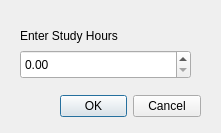
<?xml version="1.0" encoding="UTF-8"?>
<ui version="4.0">
 <class>LogHoursDialog</class>
 <widget class="QDialog" name="LogHoursDialog">
  <property name="geometry">
   <rect>
    <x>0</x>
    <y>0</y>
    <width>221</width>
    <height>133</height>
   </rect>
  </property>
  <property name="windowTitle">
   <string>Dialog</string>
  </property>
  <widget class="QDialogButtonBox" name="buttonBox">
   <property name="geometry">
    <rect>
     <x>60</x>
     <y>90</y>
     <width>141</width>
     <height>32</height>
    </rect>
   </property>
   <property name="orientation">
    <enum>Qt::Orientation::Horizontal</enum>
   </property>
   <property name="standardButtons">
    <set>QDialogButtonBox::StandardButton::Cancel|QDialogButtonBox::StandardButton::Ok</set>
   </property>
  </widget>
  <widget class="QLabel" name="label">
   <property name="geometry">
    <rect>
     <x>20</x>
     <y>20</y>
     <width>121</width>
     <height>31</height>
    </rect>
   </property>
   <property name="text">
    <string>Enter Study Hours</string>
   </property>
  </widget>
  <widget class="QDoubleSpinBox" name="hoursSpin">
   <property name="geometry">
    <rect>
     <x>20</x>
     <y>50</y>
     <width>171</width>
     <height>29</height>
    </rect>
   </property>
  </widget>
 </widget>
 <resources/>
 <connections>
  <connection>
   <sender>buttonBox</sender>
   <signal>accepted()</signal>
   <receiver>LogHoursDialog</receiver>
   <slot>accept()</slot>
   <hints>
    <hint type="sourcelabel">
     <x>248</x>
     <y>254</y>
    </hint>
    <hint type="destinationlabel">
     <x>157</x>
     <y>274</y>
    </hint>
   </hints>
  </connection>
  <connection>
   <sender>buttonBox</sender>
   <signal>rejected()</signal>
   <receiver>LogHoursDialog</receiver>
   <slot>reject()</slot>
   <hints>
    <hint type="sourcelabel">
     <x>316</x>
     <y>260</y>
    </hint>
    <hint type="destinationlabel">
     <x>286</x>
     <y>274</y>
    </hint>
   </hints>
  </connection>
 </connections>
</ui>
